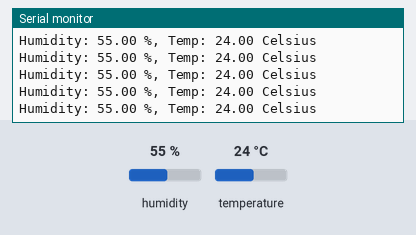
Bench run of a sketch on a simulated Arduino Uno, built with avr-gcc and run on an emulated ATmega328P. Shown: the last lines printed to the serial monitor. The test bench sets the inputs (shaded band); at power-on: humidity 55 %, temperature 24 °C.

Above: at 2.8 s.
2.9 s: humidity set to 22 %
At 4.19 s:
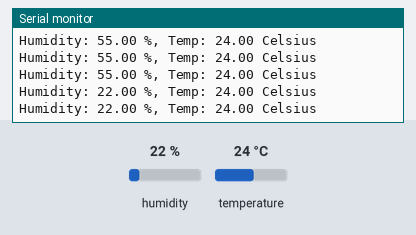
8.9 s: temperature set to 12 °C
At 9.01 s:
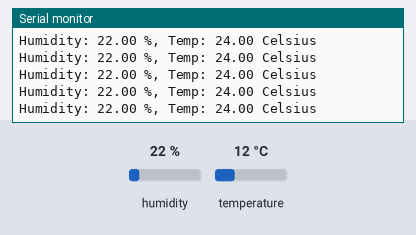
14.9 s: humidity set to 40 %
At 15.01 s:
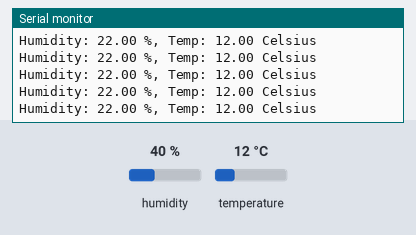
Timing chart, 0 to 17.9 s (numbered marks = the images above; inputs shaded):
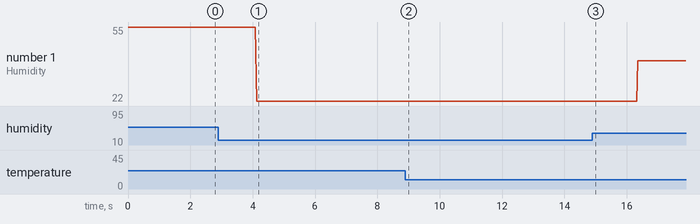

Measured:
- after the input at 2.9 s, the serial monitor: prints a new line after 1.2 s (image 1)
- plotted number 1: 55 → 22 after the input at 2.9 s, 22 → 40 after the input at 14.9 s

The sketch:

Dht22_Lcd.ino
```cpp
#include <DHT.h>
#include <DHT_U.h>
#include <LiquidCrystal.h>
#define DHTPIN 7
#define DHTTYPE DHT22

////4Dht11 + dht22
DHT dht(DHTPIN, DHTTYPE);
//Variables
int chk;
float hum;
float temp;
////4


LiquidCrystal lcd(12, 11, 5, 4, 3, 2);


void setup() {
  Serial.begin(9600);

  ////4Dht11 + Dht22
  dht.begin();
  ////4


}

void loop() {
  lcd.setCursor(0,0);

  ///
  hum = dht.readHumidity();
  temp= dht.readTemperature();

  Serial.print("Humidity: ");
  Serial.print(hum);
  Serial.print(" %, Temp: ");
  Serial.print(temp);
  Serial.println(" Celsius");

  ///3Dht11 + Dht22
  lcd.print("Temp: ");
  lcd.print(temp);
  lcd.println("*C    ");
  lcd.clear();
  lcd.print("Humidity: ");
  lcd.print(hum);
  lcd.print(" %");
}
```
